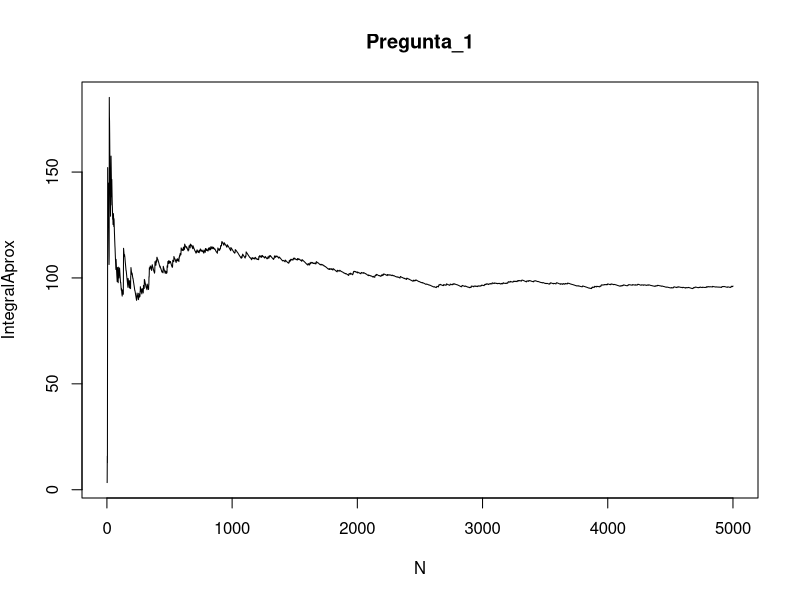
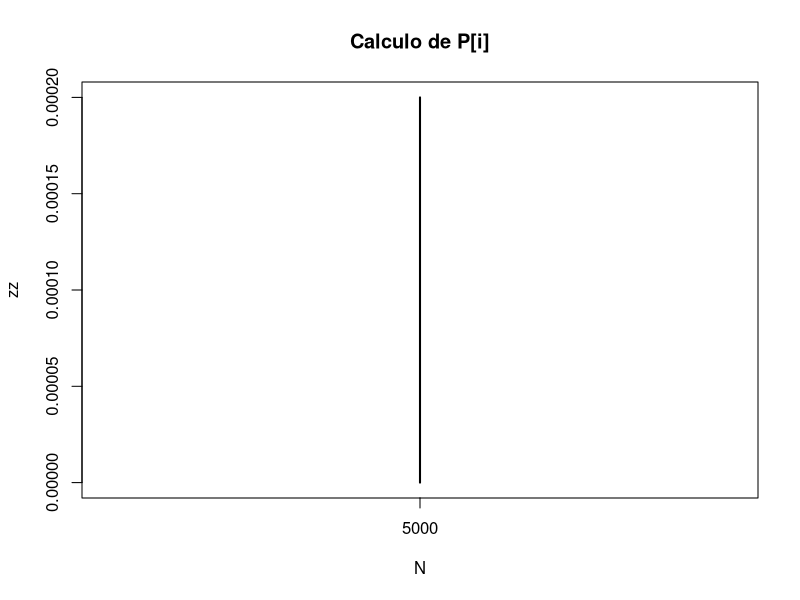

These figures' R source, in order: (Note: this script raises an error after producing the figures.)
#1
rm(list=ls())
N=5000
y=runif(N,0,1);n=1:length(y)
int_aprox_1=(cumsum(4*exp((4*y-2)*(4*y-2+1))))/n
plot(n,int_aprox_1,type="l",
     xlab=expression(N),ylab=expression(IntegralAprox),main="Pregunta_1")
int_aprox_1[length(y)]
#2 

zz=table(N)/length(n)
plot(zz,main = "Calculo de P[i]")
barplot()
zz[1:7]
